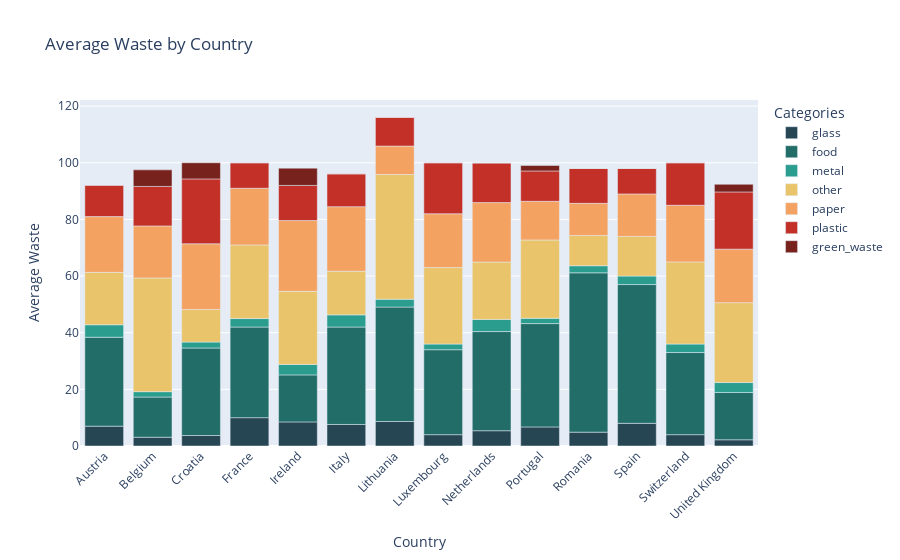

The notebook cell this image was saved under:
### Markdown cell above
### e - Barplot type of polution

### Code cell
categories = ['glass', 'food', 'metal', 'other', 'paper', 'plastic', 'green_waste']
color = ['#264653', '#226D68', '#2A9D8F', '#E9C46A', '#F4A261', '#C23028', '#77221D']

average_by_country = df.groupby('Country')[categories].mean().reset_index()

fig = px.bar(average_by_country, x='Country', y=categories,
             color_discrete_sequence=color, title='Average Waste by Country')

fig.update_layout(xaxis_tickangle=-45, xaxis_title='Country', yaxis_title='Average Waste',
                  legend_title='Categories')

fig.show()

### Figure 1 — Plotly figure (JSON) as saved in the notebook; plotly's stock layout.template omitted (floating-point values rounded to 4 significant figures)
{"data": [{"alignmentgroup": "True", "hovertemplate": "variable=glass<br>Country=%{x}<br>value=%{y}<extra></extra>", "legendgroup": "glass", "marker": {"color": "#264653", "pattern": {"shape": ""}}, "name": "glass", "offsetgroup": "glass", "orientation": "v", "showlegend": true, "textposition": "auto", "type": "bar", "x": ["Austria", "Belgium", "Croatia", "France", "Ireland", "Italy", "Lithuania", "Luxembourg", "Netherlands", "Portugal", "Romania", "Spain", "Switzerland", "United Kingdom"], "xaxis": "x", "y": [7, 3.1, 3.7, 10, 8.5, 7.6, 8.65, 4, 5.4, 6.73, 4.89, 8, 4, 2.2], "yaxis": "y"}, {"alignmentgroup": "True", "hovertemplate": "variable=food<br>Country=%{x}<br>value=%{y}<extra></extra>", "legendgroup": "food", "marker": {"color": "#226D68", "pattern": {"shape": ""}}, "name": "food", "offsetgroup": "food", "orientation": "v", "showlegend": true, "textposition": "auto", "type": "bar", "x": ["Austria", "Belgium", "Croatia", "France", "Ireland", "Italy", "Lithuania", "Luxembourg", "Netherlands", "Portugal", "Romania", "Spain", "Switzerland", "United Kingdom"], "xaxis": "x", "y": [31.4, 14.18, 30.9, 32, 16.6, 34.4, 40.4, 30, 35, 36.49, 56.26, 49, 29, 16.7], "yaxis": "y"}, {"alignmentgroup": "True", "hovertemplate": "variable=metal<br>Country=%{x}<br>value=%{y}<extra></extra>", "legendgroup": "metal", "marker": {"color": "#2A9D8F", "pattern": {"shape": ""}}, "name": "metal", "offsetgroup": "metal", "orientation": "v", "showlegend": true, "textposition": "auto", "type": "bar", "x": ["Austria", "Belgium", "Croatia", "France", "Ireland", "Italy", "Lithuania", "Luxembourg", "Netherlands", "Portugal", "Romania", "Spain", "Switzerland", "United Kingdom"], "xaxis": "x", "y": [4.4, 1.91, 2.1, 3, 3.7, 4.3, 2.75, 2, 4.3, 1.85, 2.5, 3, 3, 3.5], "yaxis": "y"}, {"alignmentgroup": "True", "hovertemplate": "variable=other<br>Country=%{x}<br>value=%{y}<extra></extra>", "legendgroup": "other", "marker": {"color": "#E9C46A", "pattern": {"shape": ""}}, "name": "other", "offsetgroup": "other", "orientation": "v", "showlegend": true, "textposition": "auto", "type": "bar", "x": ["Austria", "Belgium", "Croatia", "France", "Ireland", "Italy", "Lithuania", "Luxembourg", "Netherlands", "Portugal", "Romania", "Spain", "Switzerland", "United Kingdom"], "xaxis": "x", "y": [18.5, 40.14, 11.5, 26, 25.8, 15.4, 44.05, 27, 20.24, 27.68, 10.68, 14, 29, 28.2], "yaxis": "y"}, {"alignmentgroup": "True", "hovertemplate": "variable=paper<br>Country=%{x}<br>value=%{y}<extra></extra>", "legendgroup": "paper", "marker": {"color": "#F4A261", "pattern": {"shape": ""}}, "name": "paper", "offsetgroup": "paper", "orientation": "v", "showlegend": true, "textposition": "auto", "type": "bar", "x": ["Austria", "Belgium", "Croatia", "France", "Ireland", "Italy", "Lithuania", "Luxembourg", "Netherlands", "Portugal", "Romania", "Spain", "Switzerland", "United Kingdom"], "xaxis": "x", "y": [19.7, 18.38, 23.2, 20, 25, 22.8, 10.05, 19, 21, 13.64, 11.34, 15, 20, 18.9], "yaxis": "y"}, {"alignmentgroup": "True", "hovertemplate": "variable=plastic<br>Country=%{x}<br>value=%{y}<extra></extra>", "legendgroup": "plastic", "marker": {"color": "#C23028", "pattern": {"shape": ""}}, "name": "plastic", "offsetgroup": "plastic", "orientation": "v", "showlegend": true, "textposition": "auto", "type": "bar", "x": ["Austria", "Belgium", "Croatia", "France", "Ireland", "Italy", "Lithuania", "Luxembourg", "Netherlands", "Portugal", "Romania", "Spain", "Switzerland", "United Kingdom"], "xaxis": "x", "y": [11.1, 13.94, 22.9, 9, 12.4, 11.6, 10.15, 18, 14, 10.72, 12.33, 9, 15, 20.2], "yaxis": "y"}, {"alignmentgroup": "True", "hovertemplate": "variable=green_waste<br>Country=%{x}<br>value=%{y}<extra></extra>", "legendgroup": "green_waste", "marker": {"color": "#77221D", "pattern": {"shape": ""}}, "name": "green_waste", "offsetgroup": "green_waste", "orientation": "v", "showlegend": true, "textposition": "auto", "type": "bar", "x": ["Austria", "Belgium", "Croatia", "France", "Ireland", "Italy", "Lithuania", "Luxembourg", "Netherlands", "Portugal", "Romania", "Spain", "Switzerland", "United Kingdom"], "xaxis": "x", "y": [0, 5.84, 5.7, 0, 6.1, 0, 0, 0, 0, 1.94, 0, 0, 0, 2.7], "yaxis": "y"}], "layout": {"barmode": "relative", "legend": {"title": {"text": "Categories"}, "tracegroupgap": 0}, "title": {"text": "Average Waste by Country"}, "xaxis": {"anchor": "y", "domain": [0, 1], "tickangle": -45, "title": {"text": "Country"}}, "yaxis": {"anchor": "x", "domain": [0, 1], "title": {"text": "Average Waste"}}}}
